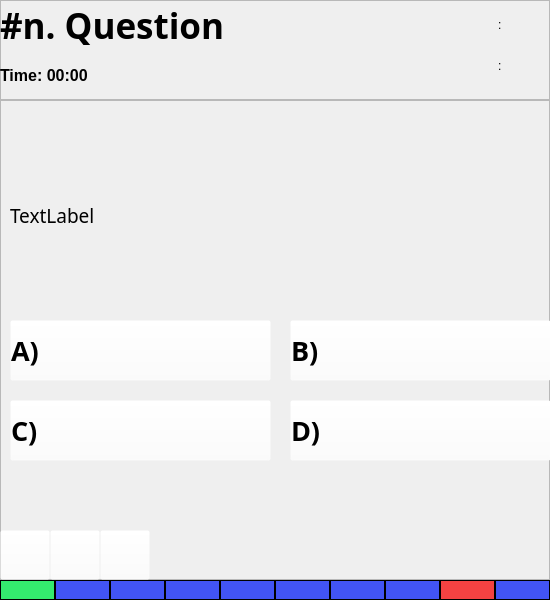
<?xml version="1.0" encoding="UTF-8"?>
<ui version="4.0">
 <class>MainWindow</class>
 <widget class="QMainWindow" name="MainWindow">
  <property name="geometry">
   <rect>
    <x>0</x>
    <y>0</y>
    <width>550</width>
    <height>600</height>
   </rect>
  </property>
  <property name="minimumSize">
   <size>
    <width>550</width>
    <height>600</height>
   </size>
  </property>
  <property name="maximumSize">
   <size>
    <width>550</width>
    <height>600</height>
   </size>
  </property>
  <property name="windowTitle">
   <string>Quiz App</string>
  </property>
  <widget class="QWidget" name="centralwidget">
   <property name="minimumSize">
    <size>
     <width>550</width>
     <height>600</height>
    </size>
   </property>
   <property name="maximumSize">
    <size>
     <width>550</width>
     <height>600</height>
    </size>
   </property>
   <layout class="QVBoxLayout" name="verticalLayout">
    <property name="spacing">
     <number>0</number>
    </property>
    <property name="leftMargin">
     <number>0</number>
    </property>
    <property name="topMargin">
     <number>0</number>
    </property>
    <property name="rightMargin">
     <number>0</number>
    </property>
    <property name="bottomMargin">
     <number>0</number>
    </property>
    <item>
     <widget class="QFrame" name="topFrame">
      <property name="minimumSize">
       <size>
        <width>550</width>
        <height>100</height>
       </size>
      </property>
      <property name="maximumSize">
       <size>
        <width>550</width>
        <height>100</height>
       </size>
      </property>
      <property name="frameShape">
       <enum>QFrame::StyledPanel</enum>
      </property>
      <property name="frameShadow">
       <enum>QFrame::Raised</enum>
      </property>
      <widget class="QLabel" name="questionLabel">
       <property name="geometry">
        <rect>
         <x>0</x>
         <y>0</y>
         <width>241</width>
         <height>51</height>
        </rect>
       </property>
       <property name="font">
        <font>
         <family>Rockwell</family>
         <pointsize>26</pointsize>
         <bold>true</bold>
        </font>
       </property>
       <property name="text">
        <string>#n. Question</string>
       </property>
      </widget>
      <widget class="QLabel" name="timeLabel">
       <property name="geometry">
        <rect>
         <x>0</x>
         <y>50</y>
         <width>201</width>
         <height>51</height>
        </rect>
       </property>
       <property name="font">
        <font>
         <pointsize>12</pointsize>
         <bold>true</bold>
        </font>
       </property>
       <property name="text">
        <string>Time: 00:00</string>
       </property>
      </widget>
      <widget class="QLabel" name="trueIconLabel">
       <property name="geometry">
        <rect>
         <x>460</x>
         <y>10</y>
         <width>31</width>
         <height>31</height>
        </rect>
       </property>
       <property name="text">
        <string/>
       </property>
       <property name="textFormat">
        <enum>Qt::AutoText</enum>
       </property>
       <property name="pixmap">
        <pixmap>images/true.png</pixmap>
       </property>
       <property name="scaledContents">
        <bool>true</bool>
       </property>
      </widget>
      <widget class="QLabel" name="falseLabel">
       <property name="geometry">
        <rect>
         <x>460</x>
         <y>50</y>
         <width>31</width>
         <height>31</height>
        </rect>
       </property>
       <property name="text">
        <string/>
       </property>
       <property name="pixmap">
        <pixmap>images/false.png</pixmap>
       </property>
       <property name="scaledContents">
        <bool>true</bool>
       </property>
      </widget>
      <widget class="QLabel" name="label">
       <property name="geometry">
        <rect>
         <x>498</x>
         <y>9</y>
         <width>41</width>
         <height>31</height>
        </rect>
       </property>
       <property name="text">
        <string>: </string>
       </property>
      </widget>
      <widget class="QLabel" name="label_2">
       <property name="geometry">
        <rect>
         <x>498</x>
         <y>50</y>
         <width>41</width>
         <height>31</height>
        </rect>
       </property>
       <property name="text">
        <string>: </string>
       </property>
      </widget>
     </widget>
    </item>
    <item>
     <widget class="QFrame" name="midFrame">
      <property name="frameShape">
       <enum>QFrame::StyledPanel</enum>
      </property>
      <property name="frameShadow">
       <enum>QFrame::Raised</enum>
      </property>
      <widget class="QPushButton" name="fiftyfiftyButton">
       <property name="geometry">
        <rect>
         <x>0</x>
         <y>430</y>
         <width>50</width>
         <height>50</height>
        </rect>
       </property>
       <property name="cursor">
        <cursorShape>PointingHandCursor</cursorShape>
       </property>
       <property name="toolTip">
        <string>Delete two wrong answers</string>
       </property>
       <property name="whatsThis">
        <string/>
       </property>
       <property name="styleSheet">
        <string notr="true">background-color: rgba(255, 255, 255, 0);</string>
       </property>
       <property name="text">
        <string/>
       </property>
       <property name="icon">
        <iconset>
         <normaloff>images/fifty.png</normaloff>images/fifty.png</iconset>
       </property>
       <property name="iconSize">
        <size>
         <width>32</width>
         <height>32</height>
        </size>
       </property>
      </widget>
      <widget class="QPushButton" name="doubleButton">
       <property name="geometry">
        <rect>
         <x>50</x>
         <y>430</y>
         <width>50</width>
         <height>50</height>
        </rect>
       </property>
       <property name="cursor">
        <cursorShape>PointingHandCursor</cursorShape>
       </property>
       <property name="toolTip">
        <string>You can answer twice</string>
       </property>
       <property name="whatsThis">
        <string/>
       </property>
       <property name="styleSheet">
        <string notr="true">background-color: rgba(255, 255, 255, 0);</string>
       </property>
       <property name="text">
        <string/>
       </property>
       <property name="icon">
        <iconset>
         <normaloff>images/double.png</normaloff>images/double.png</iconset>
       </property>
       <property name="iconSize">
        <size>
         <width>32</width>
         <height>32</height>
        </size>
       </property>
      </widget>
      <widget class="QPushButton" name="changeButton">
       <property name="geometry">
        <rect>
         <x>100</x>
         <y>430</y>
         <width>50</width>
         <height>50</height>
        </rect>
       </property>
       <property name="cursor">
        <cursorShape>PointingHandCursor</cursorShape>
       </property>
       <property name="toolTip">
        <string>Is it hard? Change the question</string>
       </property>
       <property name="whatsThis">
        <string/>
       </property>
       <property name="styleSheet">
        <string notr="true">background-color: rgba(255, 255, 255, 0);</string>
       </property>
       <property name="text">
        <string/>
       </property>
       <property name="icon">
        <iconset>
         <normaloff>images/replace.png</normaloff>images/replace.png</iconset>
       </property>
       <property name="iconSize">
        <size>
         <width>32</width>
         <height>32</height>
        </size>
       </property>
      </widget>
      <widget class="QLabel" name="questionText">
       <property name="geometry">
        <rect>
         <x>10</x>
         <y>10</y>
         <width>531</width>
         <height>211</height>
        </rect>
       </property>
       <property name="font">
        <font>
         <family>Segoe MDL2 Assets</family>
         <pointsize>14</pointsize>
        </font>
       </property>
       <property name="text">
        <string>TextLabel</string>
       </property>
      </widget>
      <widget class="QPushButton" name="answerAButton">
       <property name="geometry">
        <rect>
         <x>10</x>
         <y>220</y>
         <width>261</width>
         <height>61</height>
        </rect>
       </property>
       <property name="font">
        <font>
         <family>Trebuchet MS</family>
         <pointsize>20</pointsize>
         <bold>true</bold>
        </font>
       </property>
       <property name="cursor">
        <cursorShape>PointingHandCursor</cursorShape>
       </property>
       <property name="autoFillBackground">
        <bool>false</bool>
       </property>
       <property name="styleSheet">
        <string notr="true">text-align: left;
background-color: rgba(255, 255, 255, 0);</string>
       </property>
       <property name="text">
        <string>A)</string>
       </property>
      </widget>
      <widget class="QPushButton" name="answerCButton">
       <property name="geometry">
        <rect>
         <x>10</x>
         <y>300</y>
         <width>261</width>
         <height>61</height>
        </rect>
       </property>
       <property name="font">
        <font>
         <family>Trebuchet MS</family>
         <pointsize>20</pointsize>
         <bold>true</bold>
        </font>
       </property>
       <property name="cursor">
        <cursorShape>PointingHandCursor</cursorShape>
       </property>
       <property name="styleSheet">
        <string notr="true">text-align: left;
background-color: rgba(255, 255, 255, 0);</string>
       </property>
       <property name="text">
        <string>C)</string>
       </property>
      </widget>
      <widget class="QPushButton" name="asnwerBButton">
       <property name="geometry">
        <rect>
         <x>290</x>
         <y>220</y>
         <width>261</width>
         <height>61</height>
        </rect>
       </property>
       <property name="font">
        <font>
         <family>Trebuchet MS</family>
         <pointsize>20</pointsize>
         <bold>true</bold>
        </font>
       </property>
       <property name="cursor">
        <cursorShape>PointingHandCursor</cursorShape>
       </property>
       <property name="styleSheet">
        <string notr="true">text-align: left;
background-color: rgba(255, 255, 255, 0);</string>
       </property>
       <property name="text">
        <string>B)</string>
       </property>
      </widget>
      <widget class="QPushButton" name="asnwerDButton">
       <property name="geometry">
        <rect>
         <x>290</x>
         <y>300</y>
         <width>261</width>
         <height>61</height>
        </rect>
       </property>
       <property name="font">
        <font>
         <family>Trebuchet MS</family>
         <pointsize>20</pointsize>
         <bold>true</bold>
        </font>
       </property>
       <property name="cursor">
        <cursorShape>PointingHandCursor</cursorShape>
       </property>
       <property name="styleSheet">
        <string notr="true">text-align: left;
background-color: rgba(255, 255, 255, 0);</string>
       </property>
       <property name="text">
        <string>D)</string>
       </property>
      </widget>
      <widget class="QLabel" name="answerAText">
       <property name="geometry">
        <rect>
         <x>40</x>
         <y>220</y>
         <width>231</width>
         <height>61</height>
        </rect>
       </property>
       <property name="font">
        <font>
         <pointsize>14</pointsize>
         <bold>true</bold>
        </font>
       </property>
       <property name="text">
        <string>TextLabel</string>
       </property>
      </widget>
      <widget class="QLabel" name="answerBText">
       <property name="geometry">
        <rect>
         <x>320</x>
         <y>220</y>
         <width>231</width>
         <height>61</height>
        </rect>
       </property>
       <property name="font">
        <font>
         <pointsize>14</pointsize>
         <bold>true</bold>
        </font>
       </property>
       <property name="text">
        <string>TextLabel</string>
       </property>
      </widget>
      <widget class="QLabel" name="answerCText">
       <property name="geometry">
        <rect>
         <x>40</x>
         <y>300</y>
         <width>231</width>
         <height>61</height>
        </rect>
       </property>
       <property name="font">
        <font>
         <pointsize>14</pointsize>
         <bold>true</bold>
        </font>
       </property>
       <property name="text">
        <string>TextLabel</string>
       </property>
      </widget>
      <widget class="QLabel" name="answerDText">
       <property name="geometry">
        <rect>
         <x>320</x>
         <y>300</y>
         <width>231</width>
         <height>61</height>
        </rect>
       </property>
       <property name="font">
        <font>
         <pointsize>14</pointsize>
         <bold>true</bold>
        </font>
       </property>
       <property name="text">
        <string>TextLabel</string>
       </property>
      </widget>
      <zorder>fiftyfiftyButton</zorder>
      <zorder>doubleButton</zorder>
      <zorder>changeButton</zorder>
      <zorder>questionText</zorder>
      <zorder>answerAText</zorder>
      <zorder>answerBText</zorder>
      <zorder>answerCText</zorder>
      <zorder>answerDText</zorder>
      <zorder>answerAButton</zorder>
      <zorder>asnwerBButton</zorder>
      <zorder>answerCButton</zorder>
      <zorder>asnwerDButton</zorder>
     </widget>
    </item>
    <item>
     <widget class="QFrame" name="botFrame">
      <property name="minimumSize">
       <size>
        <width>0</width>
        <height>20</height>
       </size>
      </property>
      <property name="maximumSize">
       <size>
        <width>16777215</width>
        <height>20</height>
       </size>
      </property>
      <property name="styleSheet">
       <string notr="true">background-color: rgb(0, 0, 0);</string>
      </property>
      <property name="frameShape">
       <enum>QFrame::StyledPanel</enum>
      </property>
      <property name="frameShadow">
       <enum>QFrame::Raised</enum>
      </property>
      <layout class="QHBoxLayout" name="horizontalLayout">
       <property name="spacing">
        <number>2</number>
       </property>
       <property name="leftMargin">
        <number>0</number>
       </property>
       <property name="topMargin">
        <number>0</number>
       </property>
       <property name="rightMargin">
        <number>0</number>
       </property>
       <property name="bottomMargin">
        <number>0</number>
       </property>
       <item>
        <widget class="QLabel" name="disp1">
         <property name="styleSheet">
          <string notr="true">background-color:#34eb6e;</string>
         </property>
         <property name="text">
          <string/>
         </property>
        </widget>
       </item>
       <item>
        <widget class="QLabel" name="disp2">
         <property name="styleSheet">
          <string notr="true">background-color: rgb(66, 84, 245);</string>
         </property>
         <property name="text">
          <string/>
         </property>
        </widget>
       </item>
       <item>
        <widget class="QLabel" name="disp3">
         <property name="styleSheet">
          <string notr="true">background-color: rgb(66, 84, 245);</string>
         </property>
         <property name="text">
          <string/>
         </property>
        </widget>
       </item>
       <item>
        <widget class="QLabel" name="disp4">
         <property name="styleSheet">
          <string notr="true">background-color: rgb(66, 84, 245);</string>
         </property>
         <property name="text">
          <string/>
         </property>
        </widget>
       </item>
       <item>
        <widget class="QLabel" name="disp5">
         <property name="styleSheet">
          <string notr="true">background-color: rgb(66, 84, 245);</string>
         </property>
         <property name="text">
          <string/>
         </property>
        </widget>
       </item>
       <item>
        <widget class="QLabel" name="disp6">
         <property name="styleSheet">
          <string notr="true">background-color: rgb(66, 84, 245);</string>
         </property>
         <property name="text">
          <string/>
         </property>
        </widget>
       </item>
       <item>
        <widget class="QLabel" name="disp7">
         <property name="styleSheet">
          <string notr="true">background-color: rgb(66, 84, 245);</string>
         </property>
         <property name="text">
          <string/>
         </property>
        </widget>
       </item>
       <item>
        <widget class="QLabel" name="disp8">
         <property name="styleSheet">
          <string notr="true">background-color: rgb(66, 84, 245);</string>
         </property>
         <property name="text">
          <string/>
         </property>
        </widget>
       </item>
       <item>
        <widget class="QLabel" name="disp9">
         <property name="styleSheet">
          <string notr="true">background-color: rgb(245, 66, 66);</string>
         </property>
         <property name="text">
          <string/>
         </property>
        </widget>
       </item>
       <item>
        <widget class="QLabel" name="disp10">
         <property name="styleSheet">
          <string notr="true">background-color: rgb(66, 84, 245);</string>
         </property>
         <property name="text">
          <string/>
         </property>
        </widget>
       </item>
      </layout>
     </widget>
    </item>
   </layout>
  </widget>
 </widget>
 <resources/>
 <connections/>
</ui>
